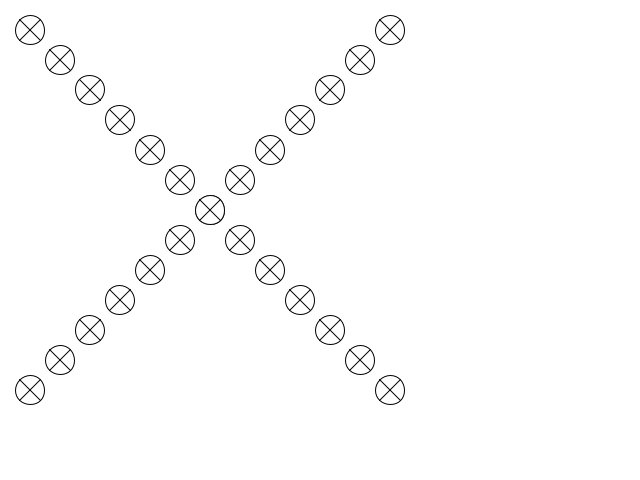
Frame 1 (no input)
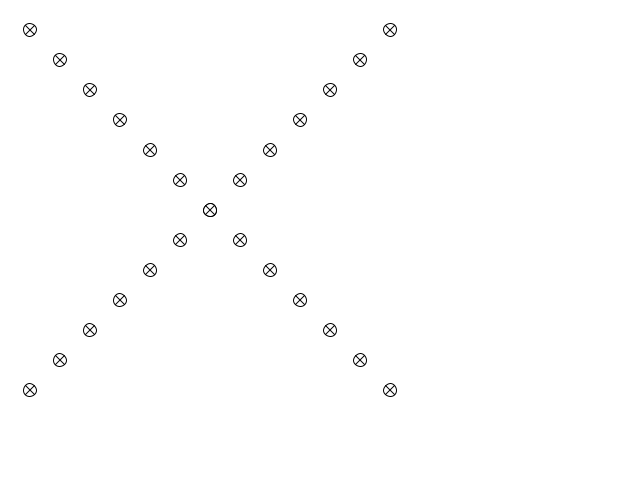
Frame 60 (the mouse pressed at the canvas centre just before this capture)
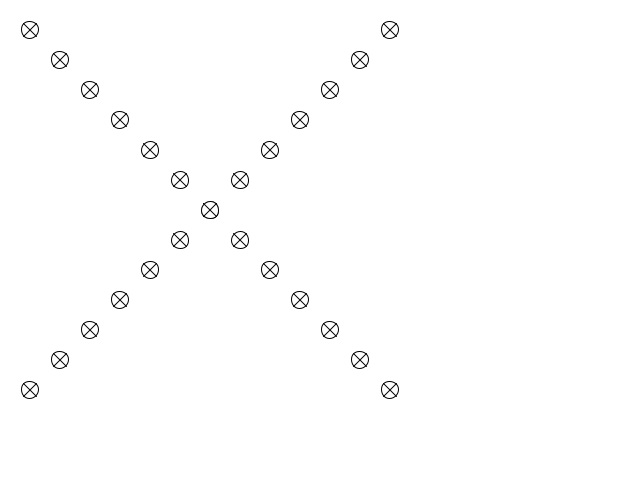
Frame 120 (the mouse held since frame 60 and released just before this capture)

The Processing sketch that drew these frames (run headless with seeded random() and noise(); from frame 60 on, the mouse is pressed at the canvas centre):

// Processing sketch: lab1
// ── lab1.pde
// The statements in the setup() function 
// execute once when the program begins
void setup() {
  size(640, 480);  // Size should be the first statement
}

void draw() {
  clear();
  background(255);
  drawOrnamentCross(10, 10, 400, 30, 10, angleFromTime());
}

float angleFromTime() {
  return (minute() + second() + millis()) / 500.0; 
}

void drawSign(float x, float y, float radius) {
  ellipse(x, y, radius*2, radius*2);
  float p = radius / sqrt(2);
  drawCross(x, y, p);
}

void drawCross(float x, float y, float size) {
  line(x-size, y-size, x+size, y+size);
  line(x-size, y+size, x+size, y-size);
}

void drawOrnamentCross(float lx, float ly, float size, float gap, float radius, float time) {
  float p = ((size - 2 * radius) % gap) / 2;
  for (float x = p + radius; x < size; x += gap) {
    float radiusTimed = radius * (cos(time) * 0.5 + 1);
    drawSign(lx + x, ly + x, radiusTimed);
    drawSign(lx + x, ly + size - x, radiusTimed);  
  }
}
